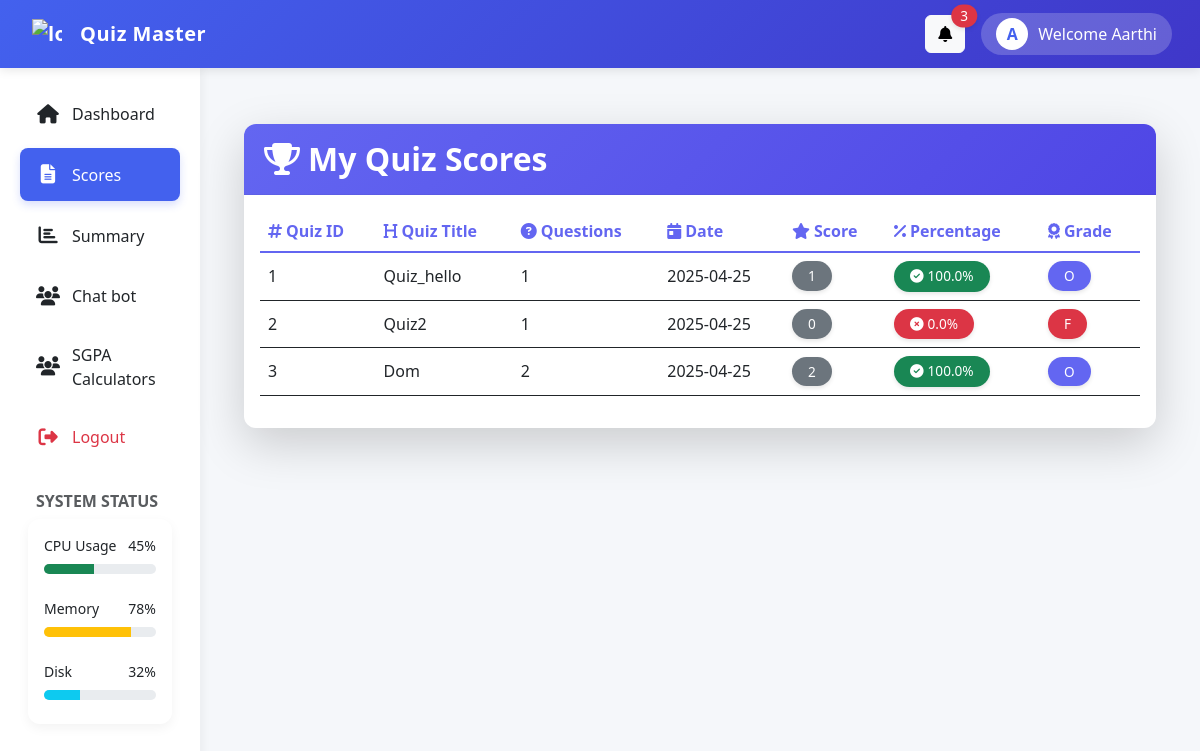
/students/aarthi@gmail.com/scores (signed in), run on the app's committed database.
### models.py (models this page shows, shortened)
class Users(db.Model):
    __tablename__ = 'users'
    id = db.Column(db.Integer, primary_key=True, autoincrement=True)
    mail = db.Column(db.String(50), nullable=False, unique=True)
    password = db.Column(db.String(50), nullable=False)
    fullname = db.Column(db.String(50), nullable=False)
    qualification = db.Column(db.String(50), nullable=False)
    dob = db.Column(db.DateTime, default=datetime.utcnow)

class Scores(db.Model):
    __tablename__ = 'scores'
    id = db.Column(db.Integer, primary_key=True, autoincrement=True)
    quiz_id = db.Column(db.Integer, db.ForeignKey('quiz.id'), nullable=False)
    user_id = db.Column(db.Integer, db.ForeignKey('users.id'), nullable=False)
    time = db.Column(db.DateTime, default=datetime.utcnow)
    total_score = db.Column(db.Integer, nullable=False)
    number_of_questions = db.Column(db.Integer, nullable=False)
    quiz = db.relationship('Quiz', backref='scores')
    user = db.relationship('Users', backref='scores')

class Quiz(db.Model):
    __tablename__ = 'quiz'
    id = db.Column(db.Integer, primary_key=True, autoincrement=True)
    chapter_id = db.Column(db.Integer, db.ForeignKey('chapters.id'), nullable=False)
    quiz_title = db.Column(db.String(50), nullable=False,default="Unnamed Quiz")
    date_of_quiz = db.Column(db.DateTime, default=datetime.utcnow)
    time_duration = db.Column(db.Integer, nullable=False)
    remarks = db.Column(db.String(255), nullable=True)
    chapter = db.relationship('Chapter', backref='quiz')

### students/students.py (the view)
@students_bp.route("/<mail>/scores")
def scores(mail):
    if "user" not in session or session["user"]["role"] != "student":
                flash("Access denied! Please log in as a student.")
                return redirect(url_for("signin"))
    try:
        db = sqlite3.connect("instance/quiz_master.db")
        cur = db.cursor()
        cur.execute(
            """
                SELECT scores.quiz_id,scores.total_score,number_of_questions,scores.time,quiz.quiz_title
                    FROM scores
                    JOIN users on users.id  = scores.user_id
                    JOIN quiz on quiz.id = scores.quiz_id
                    WHERE users.mail = ?
        """,
            (mail,),
        )
        data = cur.fetchall()
        name = user_name(mail)
        return render_template("scores.html", mail=mail, data=data,name = name[0],title = "Scores")
    except Exception as e:
        flash(f"Error:{e}")
        return redirect(url_for("student_dashboard", mail=mail))
    finally:
        if db is not None:
            db.close()

### app.py (called while the page is built)
@app.before_request
def session_timeout():
    session.permanent = True
    app.permanent_session_lifetime = timedelta(minutes=30)  # Set timeout duration

### students/students.py (called while the page is built)
def user_name(mail):
    db = None
    try:
        if "user" not in session or session["user"]["role"] != "student":
            flash("Access denied! Please log in as a student.")
            return redirect(url_for("signin"))
        db = sqlite3.connect("instance/quiz_master.db")
        cur = db.cursor()
        name = cur.execute(
                """
                SELECT fullname FROM users WHERE  mail = ?
            """,
                (mail,),
            ).fetchone()
        return name
    except Exception as e:
        print(e)
    finally:
        if db is not None:
            db.close()

### students/templates/scores.html (shortened to what this page needs)
{% extends "stu_dash.html" %}
{% block content %}
<div class="container py-4">
  <div class="card shadow-lg border-0 rounded-lg">
    <div class="card-header bg-gradient-purple text-white py-3">
      <h2 class="mb-0 fw-bold"><i class="fas fa-trophy me-2"></i>My Quiz Scores</h2>
    </div>
    <div class="card-body">
      <div class="table-responsive">
        <table class="table border-0 table-hover">
          <thead class="bg-light">
            <tr>
              <th scope="col" class="fw-bold text-purple"><i class="fas fa-hashtag me-1"></i>Quiz ID</th>
              <th scope="col" class="fw-bold text-purple"><i class="fas fa-heading me-1"></i>Quiz Title</th>
              <th scope="col" class="fw-bold text-purple non"><i class="fas fa-question-circle me-1"></i>Questions</th>
              <th scope="col" class="fw-bold text-purple non"><i class="fas fa-calendar-day me-1"></i>Date</th>
              <th scope="col" class="fw-bold text-purple"><i class="fas fa-star me-1"></i>Score</th>
              <th scope="col" class="fw-bold text-purple"><i class="fas fa-percent me-1"></i>Percentage</th>
              <th scope="col" class="fw-bold text-purple"><i class="fas fa-award me-1"></i>Grade</th>
            </tr>
          </thead>
          <tbody>
            {% for quiz in data %}
            <tr class="align-middle">
              <td class="fw-medium">{{quiz[0]}}</td>
              <td>{{quiz[4] | capitalize}}</td>
              <td class="non">{{quiz[2]}}</td>
              <td class="non">{{quiz[3][:10]}}</td>
              <td>
                <span class="badge bg-secondary px-3 py-2 rounded-pill fw-normal">
                  {{quiz[1]}}
                </span>
              </td>
              {% set score = quiz[1] | int %}
              {% set total = quiz[2] | int %}
              {% set percentage = (score / total * 100) | round(1) if total > 0 else 0 %}
              <td>
                {% if percentage >= 90 %}
                  <span class="badge bg-success px-3 py-2 rounded-pill fw-normal">
                    <i class="fas fa-check-circle me-1"></i>{{percentage}}%
                  </span>
                {% elif percentage >= 70 %}
                  <span class="badge bg-primary px-3 py-2 rounded-pill fw-normal">
                    <i class="fas fa-thumbs-up me-1"></i>{{percentage}}%
                  </span>
                {% elif percentage >= 50 %}
                  <span class="badge bg-warning px-3 py-2 rounded-pill fw-normal text-dark">
                    <i class="fas fa-exclamation-circle me-1"></i>{{percentage}}%
                  </span>
                {% else %}
                  <span class="badge bg-danger px-3 py-2 rounded-pill fw-normal">
                    <i class="fas fa-times-circle me-1"></i>{{percentage}}%
                  </span>
                {% endif %}
              </td>
              <td>
                {% if percentage >= 90 %}
                  <span class="badge bg-purple px-3 py-2 rounded-pill fw-normal">O</span>
                {% elif percentage >= 80 %}
                  <span class="badge bg-success px-3 py-2 rounded-pill fw-normal">A+</span>
                {% elif percentage >= 70 %}
                  <span class="badge bg-success px-3 py-2 rounded-pill fw-normal">A</span>
                {% elif percentage >= 60 %}
                  <span class="badge bg-primary px-3 py-2 rounded-pill fw-normal">B+</span>
                {% elif percentage >= 50 %}
                  <span class="badge bg-info px-3 py-2 rounded-pill fw-normal">B</span>
                {% elif percentage >= 40 %}
                  <span class="badge bg-warning px-3 py-2 rounded-pill fw-normal text-dark">C</span>
                {% else %}
                  <span class="badge bg-danger px-3 py-2 rounded-pill fw-normal">F</span>
                {% endif %}
              </td>
            </tr>
            {% endfor %}
          </tbody>
        </table>
      </div>
    </div>
  </div>
</div>
<link rel="stylesheet" href="https://cdnjs.cloudflare.com/ajax/libs/font-awesome/6.4.0/css/all.min.css">
{% endblock %}

### students/templates/stu_dash.html (shortened to what this page needs)
<!DOCTYPE html>
<html lang="en">
  <head>
    <link href="https://cdn.jsdelivr.net/npm/bootstrap@5.3.0-alpha1/dist/css/bootstrap.min.css" rel="stylesheet">
    <link rel="stylesheet" href="https://cdnjs.cloudflare.com/ajax/libs/font-awesome/6.4.0/css/all.min.css">
    <link rel="stylesheet" href="https://cdnjs.cloudflare.com/ajax/libs/animate.css/4.1.1/animate.min.css">
    <link rel="stylesheet" href="{{ url_for('admin.static', filename='css/style.css') }}">
  </head>
  <body>
    <nav class="navbar navbar-expand-lg sticky-top">
      <div class="container-fluid ps-3 gap-2">
        <div class="navbar-brand">
          <img src="{{url_for('static',filename='images/student.png')}}" alt="logo" width="30" class="d-inline-block align-text-top animate__animated animate__flipInY">
          <span class="ms-2">Quiz Master</span>
        </div>
        <div class="collapse navbar-collapse justify-content-end" id="navbarSupportedContent">
          <div class="dropdown me-3">
            <button class="btn btn-light position-relative" type="button" id="notificationsDropdown" data-bs-toggle="dropdown" aria-expanded="false">
              <i class="fas fa-bell"></i>
              <span class="position-absolute top-0 start-100 translate-middle badge rounded-pill bg-danger">3</span>
            </button>
          </div>
          <div class="profile-dropdown dropdown">
            <button class="dropdown-toggle" type="button" id="profileDropdown" data-bs-toggle="dropdown" aria-expanded="false">
              <div class="avatar">{{name[0]}}</div>
              <span>Welcome {{name|capitalize}}</span>
            </button>
          </div>
        </div>
      </div>
    </nav>
    <div class="container-fluid">
      <div class="row">
        <div class="col-md-3 col-lg-2 d-none d-md-block sidebar">
          <div class="position-sticky">
            <ul class="nav flex-column">
              <li class="nav-item">
                <a class="nav-link {% if request.endpoint == 'students.student_dashboard' %}active{% endif %}" href="{{ url_for('students.student_dashboard', mail=mail)}}">
                  <span class="nav-icon"><i class="fas fa-home"></i></span>
                  <span>Dashboard</span>
                </a>
              </li>
              <li class="nav-item">
                <a class="nav-link {% if request.endpoint == 'students.scores' %}active{% endif %}" href="{{ url_for('students.scores', mail=mail) }}">
                  <span class="nav-icon"><i class="fas fa-file-alt"></i></span>
                  <span>Scores</span>
                </a>
              </li>
              <li class="nav-item">
                <a class="nav-link {% if request.endpoint == 'students.summary' %}active{% endif %}" href="{{ url_for('students.summary', mail=mail) }}">
                  <span class="nav-icon"><i class="fas fa-chart-bar"></i></span>
                  <span>Summary</span>
                </a>
              </li>
              <li class="nav-item">
                <a class="nav-link {% if request.endpoint == 'sgpa.main' %}active{% endif %}" href="{{ url_for('chatbot.home') }}">
                  <span class="nav-icon"><i class="fas fa-users"></i></span>
                  <span>Chat bot</span>
                </a>
              </li>
              <li class="nav-item">
                <a class="nav-link {% if request.endpoint == 'sgpa.main' %}active{% endif %}" href="{{ url_for('sgpa.main', mail=mail) }}">
                  <span class="nav-icon"><i class="fas fa-users"></i></span>
                  <span>SGPA Calculators</span>
                </a>
              </li>
              <li class="nav-item mt-auto">
                <a class="nav-link text-danger" href="{{ url_for('logout') }}">
                  <span class="nav-icon"><i class="fas fa-sign-out-alt"></i></span>
                  <span>Logout</span>
                </a>
              </li>
            </ul>
            <div class="mt-4 px-3">
              <h6 class="text-uppercase text-muted fw-bold fs-7 px-2">System Status</h6>
              <div class="card p-3 mb-2">
                <div class="d-flex justify-content-between align-items-center mb-2">
                  <small>CPU Usage</small>
                  <small>45%</small>
                </div>
                <div class="progress">
                  <div class="progress-bar bg-success" role="progressbar" style="width: 45%"></div>
                </div>
                <div class="d-flex justify-content-between align-items-center mb-2 mt-3">
                  <small>Memory</small>
                  <small>78%</small>
                </div>
                <div class="progress">
                  <div class="progress-bar bg-warning" role="progressbar" style="width: 78%"></div>
                </div>
                <div class="d-flex justify-content-between align-items-center mb-2 mt-3">
                  <small>Disk</small>
                  <small>32%</small>
                </div>
                <div class="progress">
                  <div class="progress-bar bg-info" role="progressbar" style="width: 32%"></div>
                </div>
              </div>
            </div>
          </div>
        </div>
        <div class="col-md-9 col-lg-10 main-content" style="z-index: 10000;">
          <div class="animate__animated animate__fadeIn">
            {% block content %} {% endblock %}
          </div>
        </div>
      </div>
    </div>
  </body>
</html>

### admin/static/css/style.css (style rules this page uses)
body { background: #f8f9fa; }
.row { min-height: 80vh; }
.table th, .table td { vertical-align: middle; }

### students/templates/stu_dash.html (style rules this page uses)
:root { --primary-color: #4361ee; --secondary-color: #3f37c9; --accent-color: #4895ef; --light-color: #f8f9fa; --dark-color: #212529; --success-color: #4caf50; --info-color: #2196f3; --warning-color: #ff9800; --danger-color: #f44336; }
body { font-family: 'Segoe UI', Tahoma, Geneva, Verdana, sans-serif; background-color: #f5f7fa; transition: all 0.3s ease; }
.navbar { background: linear-gradient(135deg, var(--primary-color), var(--secondary-color)); box-shadow: 0 2px 10px rgba(0, 0, 0, 0.1); padding: 0.8rem 1rem; }
.navbar-brand { color: white !important; font-weight: 600; letter-spacing: 0.5px; display: flex; align-items: center; gap: 10px; }
.sidebar { background-color: white; box-shadow: 2px 0 10px rgba(0, 0, 0, 0.05); height: calc(100vh - 56px); position: sticky; top: 56px; padding-top: 1rem; overflow-y: auto; transition: all 0.3s ease; }
.sidebar .nav-link { color: var(--dark-color); padding: 12px 16px; margin: 4px 8px; border-radius: 8px; display: flex; align-items: center; gap: 12px; transition: all 0.2s ease; }
.sidebar .nav-link.active { background-color: var(--primary-color); color: white !important; font-weight: 500; box-shadow: 0 4px 8px rgba(67, 97, 238, 0.2); }
.sidebar .nav-icon { font-size: 1.2rem; width: 24px; text-align: center; }
.main-content { padding: 2rem; animation: fadeIn 0.5s ease; }
.card { border: none; border-radius: 12px; box-shadow: 0 4px 12px rgba(0, 0, 0, 0.05); transition: all 0.3s ease; overflow: hidden; margin-bottom: 1.5rem; }
.card-header { background-color: transparent; border-bottom: 1px solid rgba(0, 0, 0, 0.05); padding: 1.25rem; font-weight: 600; }
.profile-dropdown { position: relative; display: inline-block; }
.profile-dropdown .dropdown-toggle { background: rgba(255, 255, 255, 0.2); border-radius: 50px; padding: 5px 15px; display: flex; align-items: center; gap: 10px; color: white; cursor: pointer; border: none; }
.profile-dropdown .dropdown-toggle:after { display: none; }
.profile-dropdown .avatar { width: 32px; height: 32px; border-radius: 50%; background-color: #fff; display: flex; align-items: center; justify-content: center; color: var(--primary-color); font-weight: bold; }
.progress { height: 10px; border-radius: 5px; overflow: hidden; margin-bottom: 8px; }
.animate__fadeInUp { animation-duration: 0.5s; }

### students/templates/scores.html (style rules this page uses)
:root { --primary-purple: #6366f1; --light-purple: #8287f7; --dark-purple: #4f46e5; --soft-purple: #eef2ff; }
.bg-gradient-purple { background: linear-gradient(135deg, var(--primary-purple) 0%, var(--dark-purple) 100%); }
.bg-purple { background-color: var(--primary-purple); color: white; }
.text-purple { color: var(--primary-purple) !important; }
.card { transition: all 0.3s; border-radius: 12px; overflow: hidden; }
thead tr { border-bottom: 2px solid var(--primary-purple); }
tbody tr { transition: all 0.2s; }
.badge { font-size: 0.85rem; font-weight: 500; box-shadow: 0 2px 4px rgba(0,0,0,0.1); }

### data on the page
Users: fullname "A", fullname "Aarthi"
Scores: quiz "1", quiz_title "Quiz_hello", number_of_questions "1", time "2025-04-25", total_score "1", percentage "100.0", shows "O"
Scores: quiz "2", quiz_title "Quiz2", number_of_questions "1", time "2025-04-25", total_score "0", percentage "0.0", shows "F"
Scores: quiz "3", quiz_title "Dom", number_of_questions "2", time "2025-04-25", total_score "2", percentage "100.0", shows "O"
